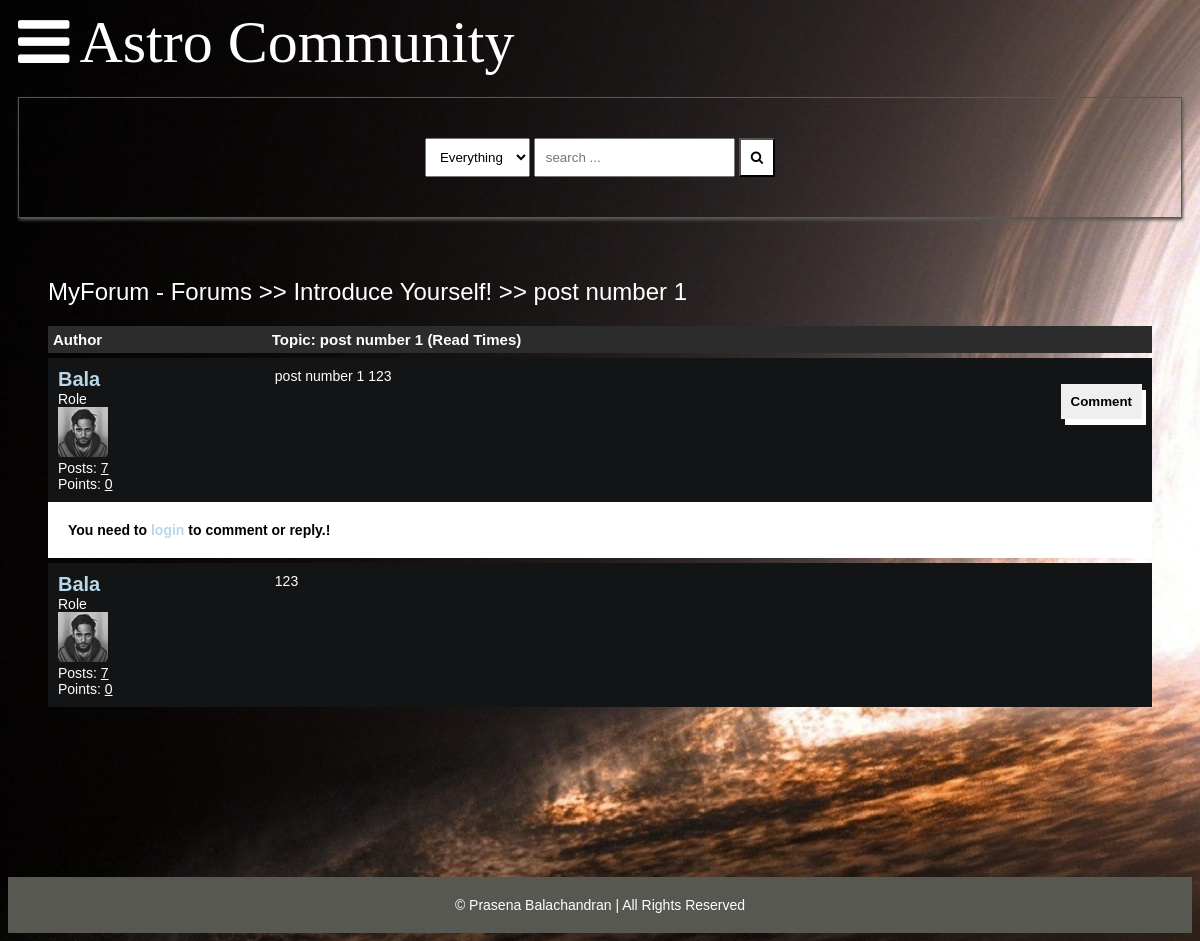
Screenshot of /detail/post-number-1/ with the database file from the repository.
### main/models.py (models this page shows, shortened)
class Post(models.Model):
    title = models.CharField(max_length=400)
    slug = models.SlugField(max_length=400, unique=True, blank=True)
    user = models.ForeignKey(Author, on_delete=models.CASCADE)
    content = HTMLField()
    categories = models.ManyToManyField(Category)
    date = models.DateTimeField(auto_now_add=True)
    approved = models.BooleanField(default=False)
    hit_count_generic = GenericRelation(
        HitCount,
        object_id_field="object_pk",
        related_query_name="hit_count_generic_relation",
    )
    tags = TaggableManager()
    comments = models.ManyToManyField(Comment, blank=True)
    closed = models.BooleanField(default=False)
    state = models.CharField(max_length=40, default="zero")
    closed = models.BooleanField(default=False)
    def get_url(self):
        return reverse("detail", kwargs={"slug": self.slug})

class Category(models.Model):
    title = models.CharField(max_length=50)
    slug = models.SlugField(max_length=400, unique=True, blank=True)
    description = models.TextField(default="description")
    class Meta:
        verbose_name_plural = "categories"
    def __str__(self):
        return self.title
    def get_url(self):
        return reverse("posts", kwargs={"slug": self.slug})

class Author(models.Model):
    user = models.ForeignKey(User, on_delete=models.CASCADE)
    fullname = models.CharField(max_length=40, blank=True)
    slug = slug = models.SlugField(max_length=400, unique=True, blank=True)
    bio = HTMLField()
    points = models.IntegerField(default=0)
    profile_pic = ResizedImageField(
        size=[50, 80],
        quality=100,
        upload_to="authors",
        default=None,
        null=True,
        blank=True,
    )
    @property
    def num_posts(self):
        return Post.objects.filter(user=self).count()

class Comment(models.Model):
    user = models.ForeignKey(Author, on_delete=models.CASCADE)
    content = models.TextField()
    date = models.DateTimeField(auto_now_add=True)
    replies = models.ManyToManyField(Reply, blank=True)

### main/views.py (the view, shortened to what this page needs)
# urls.py: path("detail/<slug>/", detail, name="detail"),
def detail(request, slug):
    post = get_object_or_404(Post, slug=slug)
    if request.user.is_authenticated:
        author = Author.objects.get(user=request.user)
    context = {
        "post": post,
        "title": "ASTRO: "+post.title,
    }
    update_views(request, post)
    return render(request, "detail.html", context)

### main/context_processors.py (called while the page is built, shortened)
def searchFunction(request):
    search_context = {}
    posts = Post.objects.all()
    return search_context

### main/utils.py (called while the page is built)
def update_views(request, object):
    context = {}
    hit_count = get_hitcount_model().objects.get_for_object(object)
    hits = hit_count.hits
    hitcontext = context["hitcount"] = {"pk": hit_count.pk}
    hit_count_response = HitCountMixin.hit_count(request, hit_count)
    if hit_count_response.hit_counted:
        hits = hits+1
        hitcontext["hitcounted"] = hit_count_response.hit_counted
        hitcontext["hit_message"] = hit_count_response.hit_message
        hitcontext["total_hits"] = hits

### templates/detail.html (shortened to what this page needs)
{% extends 'base.html' %} {% load hitcount_tags %} {% block content %}
<div class="container">
	<div class="navigate">
		<span><a href="{% url 'home' %}">MyForum - Forums</a> >> <a href="{{post.categories.all.0.get_url}}">{{post.categories.all.0}}</a> >> <a href="{{post.get_url}}">{{post.title}}</a></span>
	</div>
	<div class="topic-container">
		<div class="head">
			<div class="authors">Author</div>
			<div class="content">Topic: {{post.title}} (Read {% get_hit_count for post %} Times)</div>
		</div>
		<div class="body">
			<div class="authors">
				<div class="username"><a href="javascript:void(0)">{{post.user.fullname|title}}</a></div>
				<div>Role</div>
				<img src="{{post.user.profile_pic.url}}" alt="" />
				<div>Posts: <u>{{post.user.num_posts}}</u></div>
				<div>Points: <u>{{post.user.points}}</u></div>
			</div>
			<div class="content">
				{{post.content|safe}}
				<br />
				<div class="comment">
					<button onclick="showComment()">Comment</button>
				</div>
			</div>
		</div>
	</div>
	{% if post.closed == True %}
	<div style="background-color: #fff; color: #000; font-weight: bolder; padding: 20px; width: 100%;">This Topic Is Closed!</div>
	{% else %} {% if request.user.is_authenticated %}
	<form action="." method="post">
		{% csrf_token %}
		<div class="comment-area hide" id="comment-area">
			<textarea name="comment" id="" placeholder="comment here ... "></textarea>
			<input type="submit" value="submit" name="comment-form" />
		</div>
	</form>
	{% else %}
	<div style="background-color: #fff; color: #000; font-weight: bolder; padding: 20px; width: 100%;">
		You need to <a href="{% url 'signin' %}"><b>login</b></a> to comment or reply.!
	</div>
	{% endif %} {% endif %}
	{% for comment in post.comments.all %}
	<div class="comments-container">
		<div class="body">
			<div class="authors">
				<div class="username"><a href="javascript:void(0)">{{comment.user.fullname|title}}</a></div>
				<div>Role</div>
				<img src="{{comment.user.profile_pic.url}}" alt="" />
				<div>Posts: <u>{{comment.user.num_posts}}</u></div>
				<div>Points: <u>{{comment.user.points}}</u></div>
			</div>
			<div class="content">
				{{ comment.content }}
				<br />
				<br />
			</div>
		</div>
	</div>
	 {% endfor %}
</div>
{% endblock content %}

### static/assets/css/style.css (style rules this page uses)
:root { background-image: url("../images/blackhole.jpg"); background-color: #cccccc; }
* { box-sizing: border-box; }
html { font-size: 14px; font-family: 'Titillium Web', sans-serif; background-color:rgb(0,0,0); color:#FEFEFE; }
a { color:#BAD7E9; font-weight: bolder; text-decoration: none; }
.container { margin: 20px; padding: 20px; }
.comment { margin-bottom: 100px; }
.navigate { margin-block: 20px; font-weight: lighter; font-size: 24px; }
.navigate a { color: #fff; }
.head { display: flex; background-color: #2C2C2C; padding: 5px; font-weight: bold; font-size: 15px; }
.authors { flex: 20%; }
.content { flex: 80%; }
.body { display: flex; background-color: #131415; padding: 10px; margin-top: 5px; }
.body .authors .username { font-size: 20px; }
.body .authors img { max-width: 50px; max-height: 80px; }
.body .content .comment button { border:none; padding:10px; font-weight: bolder; box-shadow: 4px 6px #fff; cursor: pointer; float: right; }

### rows the page displays
Post: categories.all.0 "Introduce Yourself!", title "post number 1", user.fullname "Bala", user.profile_pic (placeholder picture), user.num_posts "7", user.points "0", content "post number 1 123"
Comment: user.fullname "Bala", user.profile_pic (placeholder picture), user.num_posts "7", user.points "0", content "123"
